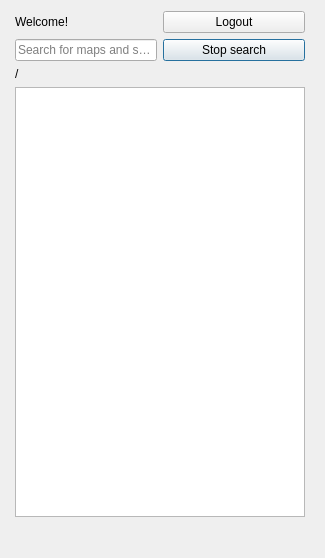
<?xml version="1.0" encoding="UTF-8"?>
<ui version="4.0">
 <class>EllipsisConnectDialogBase</class>
 <widget class="QDialog" name="EllipsisConnectDialogBase">
  <property name="geometry">
   <rect>
    <x>0</x>
    <y>0</y>
    <width>325</width>
    <height>558</height>
   </rect>
  </property>
  <property name="windowTitle">
   <string>Ellipsis Drive Connect</string>
  </property>
  <widget class="QWidget" name="layoutWidget">
   <property name="geometry">
    <rect>
     <x>10</x>
     <y>6</y>
     <width>311</width>
     <height>541</height>
    </rect>
   </property>
   <layout class="QGridLayout" name="gridLayout">
    <property name="rightMargin">
     <number>11</number>
    </property>
    <item row="10" column="3">
     <spacer name="horizontalSpacer">
      <property name="orientation">
       <enum>Qt::Horizontal</enum>
      </property>
      <property name="sizeType">
       <enum>QSizePolicy::Fixed</enum>
      </property>
      <property name="sizeHint" stdset="0">
       <size>
        <width>5</width>
        <height>0</height>
       </size>
      </property>
     </spacer>
    </item>
    <item row="3" column="1">
     <widget class="QLineEdit" name="lineEdit_search">
      <property name="sizePolicy">
       <sizepolicy hsizetype="Preferred" vsizetype="Fixed">
        <horstretch>0</horstretch>
        <verstretch>0</verstretch>
       </sizepolicy>
      </property>
      <property name="placeholderText">
       <string>Search for maps and shapes</string>
      </property>
     </widget>
    </item>
    <item row="1" column="1">
     <widget class="QLabel" name="label">
      <property name="text">
       <string>Welcome!</string>
      </property>
     </widget>
    </item>
    <item row="0" column="1">
     <spacer name="verticalSpacer_2">
      <property name="orientation">
       <enum>Qt::Vertical</enum>
      </property>
      <property name="sizeType">
       <enum>QSizePolicy::Fixed</enum>
      </property>
      <property name="sizeHint" stdset="0">
       <size>
        <width>0</width>
        <height>5</height>
       </size>
      </property>
     </spacer>
    </item>
    <item row="3" column="2">
     <widget class="QPushButton" name="pushButton_stopsearch">
      <property name="text">
       <string>Stop search</string>
      </property>
     </widget>
    </item>
    <item row="4" column="1" rowspan="2" colspan="2">
     <widget class="QLabel" name="label_path">
      <property name="sizePolicy">
       <sizepolicy hsizetype="Preferred" vsizetype="Minimum">
        <horstretch>0</horstretch>
        <verstretch>0</verstretch>
       </sizepolicy>
      </property>
      <property name="text">
       <string>/</string>
      </property>
      <property name="wordWrap">
       <bool>false</bool>
      </property>
     </widget>
    </item>
    <item row="1" column="2">
     <widget class="QPushButton" name="pushButton_logout">
      <property name="text">
       <string>Logout</string>
      </property>
     </widget>
    </item>
    <item row="12" column="2">
     <spacer name="verticalSpacer">
      <property name="orientation">
       <enum>Qt::Vertical</enum>
      </property>
      <property name="sizeType">
       <enum>QSizePolicy::Fixed</enum>
      </property>
      <property name="sizeHint" stdset="0">
       <size>
        <width>0</width>
        <height>30</height>
       </size>
      </property>
     </spacer>
    </item>
    <item row="10" column="0">
     <spacer name="horizontalSpacer_2">
      <property name="orientation">
       <enum>Qt::Horizontal</enum>
      </property>
      <property name="sizeType">
       <enum>QSizePolicy::Fixed</enum>
      </property>
      <property name="sizeHint" stdset="0">
       <size>
        <width>5</width>
        <height>0</height>
       </size>
      </property>
     </spacer>
    </item>
    <item row="8" column="1" colspan="2">
     <widget class="QListWidget" name="listWidget_mydrive"/>
    </item>
   </layout>
  </widget>
 </widget>
 <tabstops>
  <tabstop>listWidget_mydrive</tabstop>
  <tabstop>pushButton_logout</tabstop>
 </tabstops>
 <resources/>
 <connections/>
</ui>
